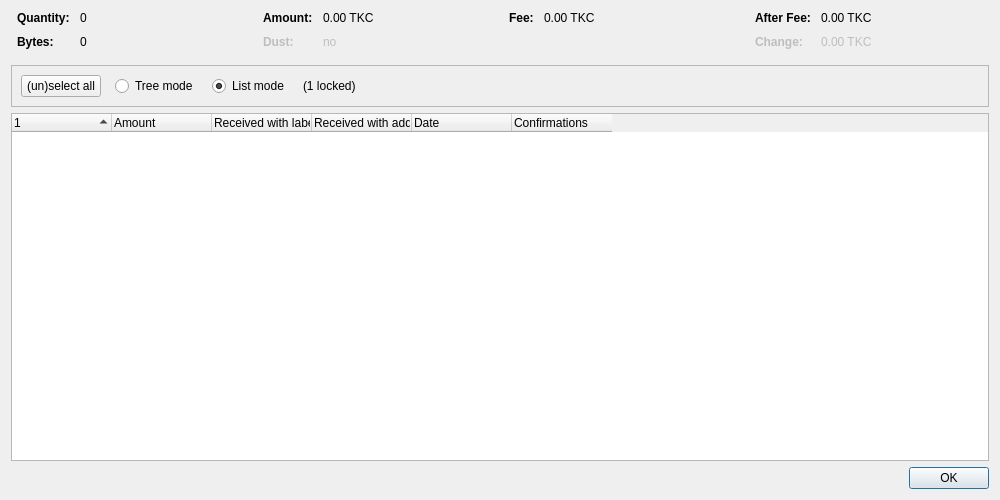
<?xml version="1.0" encoding="UTF-8"?>
<ui version="4.0">
 <class>CoinControlDialog</class>
 <widget class="QDialog" name="CoinControlDialog">
  <property name="geometry">
   <rect>
    <x>0</x>
    <y>0</y>
    <width>1000</width>
    <height>500</height>
   </rect>
  </property>
  <property name="windowTitle">
   <string>Coin Selection</string>
  </property>
  <layout class="QVBoxLayout" name="verticalLayout">
   <item>
    <layout class="QHBoxLayout" name="horizontalLayoutTop" stretch="0,0,0,0">
     <property name="topMargin">
      <number>0</number>
     </property>
     <property name="bottomMargin">
      <number>10</number>
     </property>
     <item>
      <layout class="QFormLayout" name="formLayoutCoinControl1">
       <property name="horizontalSpacing">
        <number>10</number>
       </property>
       <property name="verticalSpacing">
        <number>10</number>
       </property>
       <property name="leftMargin">
        <number>6</number>
       </property>
       <property name="rightMargin">
        <number>6</number>
       </property>
       <item row="0" column="0">
        <widget class="QLabel" name="labelCoinControlQuantityText">
         <property name="font">
          <font>
           <weight>75</weight>
           <bold>true</bold>
          </font>
         </property>
         <property name="text">
          <string>Quantity:</string>
         </property>
        </widget>
       </item>
       <item row="0" column="1">
        <widget class="QLabel" name="labelCoinControlQuantity">
         <property name="cursor">
          <cursorShape>IBeamCursor</cursorShape>
         </property>
         <property name="contextMenuPolicy">
          <enum>Qt::ActionsContextMenu</enum>
         </property>
         <property name="text">
          <string notr="true">0</string>
         </property>
         <property name="textInteractionFlags">
          <set>Qt::LinksAccessibleByMouse|Qt::TextSelectableByKeyboard|Qt::TextSelectableByMouse</set>
         </property>
        </widget>
       </item>
       <item row="1" column="0">
        <widget class="QLabel" name="labelCoinControlBytesText">
         <property name="font">
          <font>
           <weight>75</weight>
           <bold>true</bold>
          </font>
         </property>
         <property name="text">
          <string>Bytes:</string>
         </property>
        </widget>
       </item>
       <item row="1" column="1">
        <widget class="QLabel" name="labelCoinControlBytes">
         <property name="cursor">
          <cursorShape>IBeamCursor</cursorShape>
         </property>
         <property name="contextMenuPolicy">
          <enum>Qt::ActionsContextMenu</enum>
         </property>
         <property name="text">
          <string notr="true">0</string>
         </property>
         <property name="textInteractionFlags">
          <set>Qt::LinksAccessibleByMouse|Qt::TextSelectableByKeyboard|Qt::TextSelectableByMouse</set>
         </property>
        </widget>
       </item>
      </layout>
     </item>
     <item>
      <layout class="QFormLayout" name="formLayoutCoinControl2">
       <property name="horizontalSpacing">
        <number>10</number>
       </property>
       <property name="verticalSpacing">
        <number>10</number>
       </property>
       <property name="leftMargin">
        <number>6</number>
       </property>
       <property name="rightMargin">
        <number>6</number>
       </property>
       <item row="0" column="0">
        <widget class="QLabel" name="labelCoinControlAmountText">
         <property name="font">
          <font>
           <weight>75</weight>
           <bold>true</bold>
          </font>
         </property>
         <property name="text">
          <string>Amount:</string>
         </property>
        </widget>
       </item>
       <item row="0" column="1">
        <widget class="QLabel" name="labelCoinControlAmount">
         <property name="cursor">
          <cursorShape>IBeamCursor</cursorShape>
         </property>
         <property name="contextMenuPolicy">
          <enum>Qt::ActionsContextMenu</enum>
         </property>
         <property name="text">
          <string notr="true">0.00 TKC</string>
         </property>
         <property name="textInteractionFlags">
          <set>Qt::LinksAccessibleByMouse|Qt::TextSelectableByKeyboard|Qt::TextSelectableByMouse</set>
         </property>
        </widget>
       </item>
       <item row="1" column="0">
        <widget class="QLabel" name="labelCoinControlLowOutputText">
         <property name="enabled">
          <bool>false</bool>
         </property>
         <property name="font">
          <font>
           <weight>75</weight>
           <bold>true</bold>
          </font>
         </property>
         <property name="text">
          <string>Dust:</string>
         </property>
        </widget>
       </item>
       <item row="1" column="1">
        <widget class="QLabel" name="labelCoinControlLowOutput">
         <property name="enabled">
          <bool>false</bool>
         </property>
         <property name="cursor">
          <cursorShape>IBeamCursor</cursorShape>
         </property>
         <property name="contextMenuPolicy">
          <enum>Qt::ActionsContextMenu</enum>
         </property>
         <property name="text">
          <string notr="true">no</string>
         </property>
         <property name="textInteractionFlags">
          <set>Qt::LinksAccessibleByMouse|Qt::TextSelectableByKeyboard|Qt::TextSelectableByMouse</set>
         </property>
        </widget>
       </item>
      </layout>
     </item>
     <item>
      <layout class="QFormLayout" name="formLayoutCoinControl3">
       <property name="horizontalSpacing">
        <number>10</number>
       </property>
       <property name="verticalSpacing">
        <number>10</number>
       </property>
       <property name="leftMargin">
        <number>6</number>
       </property>
       <property name="rightMargin">
        <number>6</number>
       </property>
       <item row="0" column="0">
        <widget class="QLabel" name="labelCoinControlFeeText">
         <property name="font">
          <font>
           <weight>75</weight>
           <bold>true</bold>
          </font>
         </property>
         <property name="text">
          <string>Fee:</string>
         </property>
        </widget>
       </item>
       <item row="0" column="1">
        <widget class="QLabel" name="labelCoinControlFee">
         <property name="cursor">
          <cursorShape>IBeamCursor</cursorShape>
         </property>
         <property name="contextMenuPolicy">
          <enum>Qt::ActionsContextMenu</enum>
         </property>
         <property name="text">
          <string notr="true">0.00 TKC</string>
         </property>
         <property name="textInteractionFlags">
          <set>Qt::LinksAccessibleByMouse|Qt::TextSelectableByKeyboard|Qt::TextSelectableByMouse</set>
         </property>
        </widget>
       </item>
      </layout>
     </item>
     <item>
      <layout class="QFormLayout" name="formLayoutCoinControl4">
       <property name="horizontalSpacing">
        <number>10</number>
       </property>
       <property name="verticalSpacing">
        <number>10</number>
       </property>
       <property name="leftMargin">
        <number>6</number>
       </property>
       <property name="rightMargin">
        <number>6</number>
       </property>
       <item row="0" column="0">
        <widget class="QLabel" name="labelCoinControlAfterFeeText">
         <property name="font">
          <font>
           <weight>75</weight>
           <bold>true</bold>
          </font>
         </property>
         <property name="text">
          <string>After Fee:</string>
         </property>
        </widget>
       </item>
       <item row="0" column="1">
        <widget class="QLabel" name="labelCoinControlAfterFee">
         <property name="cursor">
          <cursorShape>IBeamCursor</cursorShape>
         </property>
         <property name="contextMenuPolicy">
          <enum>Qt::ActionsContextMenu</enum>
         </property>
         <property name="text">
          <string notr="true">0.00 TKC</string>
         </property>
         <property name="textInteractionFlags">
          <set>Qt::LinksAccessibleByMouse|Qt::TextSelectableByKeyboard|Qt::TextSelectableByMouse</set>
         </property>
        </widget>
       </item>
       <item row="1" column="0">
        <widget class="QLabel" name="labelCoinControlChangeText">
         <property name="enabled">
          <bool>false</bool>
         </property>
         <property name="font">
          <font>
           <weight>75</weight>
           <bold>true</bold>
          </font>
         </property>
         <property name="text">
          <string>Change:</string>
         </property>
        </widget>
       </item>
       <item row="1" column="1">
        <widget class="QLabel" name="labelCoinControlChange">
         <property name="enabled">
          <bool>false</bool>
         </property>
         <property name="cursor">
          <cursorShape>IBeamCursor</cursorShape>
         </property>
         <property name="contextMenuPolicy">
          <enum>Qt::ActionsContextMenu</enum>
         </property>
         <property name="text">
          <string notr="true">0.00 TKC</string>
         </property>
         <property name="textInteractionFlags">
          <set>Qt::LinksAccessibleByMouse|Qt::TextSelectableByKeyboard|Qt::TextSelectableByMouse</set>
         </property>
        </widget>
       </item>
      </layout>
     </item>
    </layout>
   </item>
   <item>
    <widget class="QFrame" name="frame">
     <property name="minimumSize">
      <size>
       <width>0</width>
       <height>40</height>
      </size>
     </property>
     <property name="frameShape">
      <enum>QFrame::StyledPanel</enum>
     </property>
     <property name="frameShadow">
      <enum>QFrame::Sunken</enum>
     </property>
     <layout class="QHBoxLayout" name="horizontalLayout">
      <item>
       <layout class="QHBoxLayout" name="horizontalLayoutPanel" stretch="0,0,0,0,0">
        <property name="spacing">
         <number>14</number>
        </property>
        <item>
         <widget class="QPushButton" name="pushButtonSelectAll">
          <property name="sizePolicy">
           <sizepolicy hsizetype="Maximum" vsizetype="Fixed">
            <horstretch>0</horstretch>
            <verstretch>0</verstretch>
           </sizepolicy>
          </property>
          <property name="text">
           <string>(un)select all</string>
          </property>
          <property name="autoDefault">
           <bool>false</bool>
          </property>
         </widget>
        </item>
        <item>
         <widget class="QRadioButton" name="radioTreeMode">
          <property name="sizePolicy">
           <sizepolicy hsizetype="Maximum" vsizetype="Fixed">
            <horstretch>0</horstretch>
            <verstretch>0</verstretch>
           </sizepolicy>
          </property>
          <property name="text">
           <string>Tree mode</string>
          </property>
         </widget>
        </item>
        <item>
         <widget class="QRadioButton" name="radioListMode">
          <property name="sizePolicy">
           <sizepolicy hsizetype="Maximum" vsizetype="Fixed">
            <horstretch>0</horstretch>
            <verstretch>0</verstretch>
           </sizepolicy>
          </property>
          <property name="text">
           <string>List mode</string>
          </property>
          <property name="checked">
           <bool>true</bool>
          </property>
         </widget>
        </item>
        <item>
         <widget class="QLabel" name="labelLocked">
          <property name="text">
           <string notr="true">(1 locked)</string>
          </property>
         </widget>
        </item>
        <item>
         <spacer name="horizontalSpacer">
          <property name="orientation">
           <enum>Qt::Horizontal</enum>
          </property>
          <property name="sizeHint" stdset="0">
           <size>
            <width>40</width>
            <height>20</height>
           </size>
          </property>
         </spacer>
        </item>
       </layout>
      </item>
     </layout>
    </widget>
   </item>
   <item>
    <widget class="CoinControlTreeWidget" name="treeWidget">
     <property name="contextMenuPolicy">
      <enum>Qt::CustomContextMenu</enum>
     </property>
     <property name="sortingEnabled">
      <bool>false</bool>
     </property>
     <property name="columnCount">
      <number>6</number>
     </property>
     <attribute name="headerShowSortIndicator" stdset="0">
      <bool>true</bool>
     </attribute>
     <attribute name="headerStretchLastSection">
      <bool>false</bool>
     </attribute>
     <column>
      <property name="text">
       <string/>
      </property>
     </column>
     <column>
      <property name="text">
       <string>Amount</string>
      </property>
     </column>
     <column>
      <property name="text">
       <string>Received with label</string>
      </property>
     </column>
     <column>
      <property name="text">
       <string>Received with address</string>
      </property>
     </column>
     <column>
      <property name="text">
       <string>Date</string>
      </property>
     </column>
     <column>
      <property name="text">
       <string>Confirmations</string>
      </property>
      <property name="toolTip">
       <string>Confirmed</string>
      </property>
     </column>
     <column>
      <property name="text">
       <string/>
      </property>
     </column>
     <column>
      <property name="text">
       <string/>
      </property>
     </column>
     <column>
      <property name="text">
       <string/>
      </property>
     </column>
     <column>
      <property name="text">
       <string/>
      </property>
     </column>
    </widget>
   </item>
   <item>
    <widget class="QDialogButtonBox" name="buttonBox">
     <property name="orientation">
      <enum>Qt::Horizontal</enum>
     </property>
     <property name="standardButtons">
      <set>QDialogButtonBox::Ok</set>
     </property>
    </widget>
   </item>
  </layout>
 </widget>
 <customwidgets>
  <customwidget>
   <class>CoinControlTreeWidget</class>
   <extends>QTreeWidget</extends>
   <header>qt/coincontroltreewidget.h</header>
  </customwidget>
 </customwidgets>
 <resources/>
 <connections/>
</ui>
